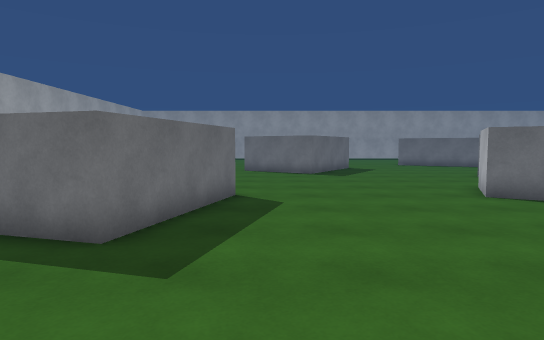
view 1 (above)

24 first-person views from a walk through a 3-D level made in the Unity game engine. The camera is 1.4 m above the floor, tilts 4° down and sees 75° across. The floor is counted in squares, 1 m on a side. Each view is taken from the middle of a square. On the plan, view 1 faces up. The plan holds only what a view shows up to about 15 squares ahead; the rest is blank. The place goes on beyond the plan. The player character is not drawn. Surface patterns are stand-ins for the level's own textures.

view 2
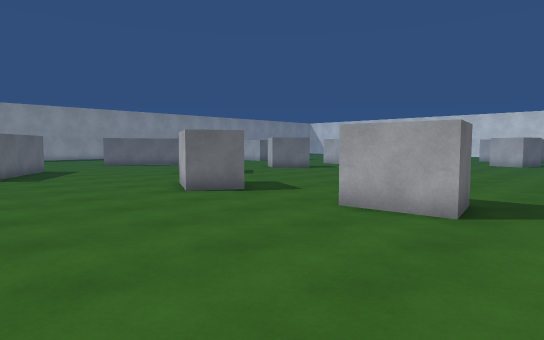

view 3
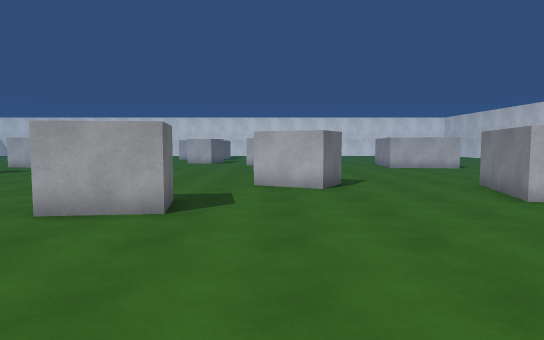

view 4
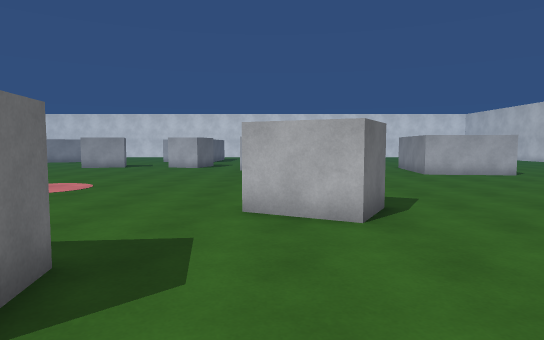

view 5
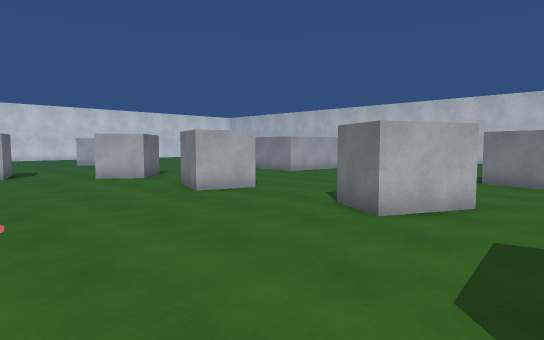

view 6
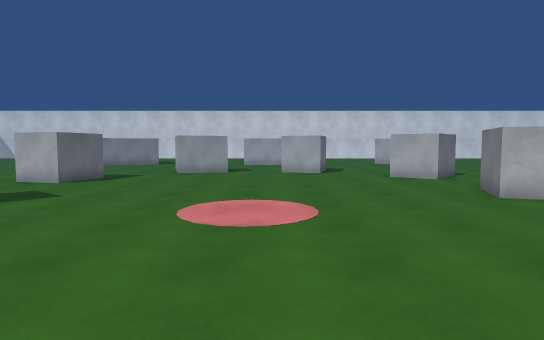

view 7
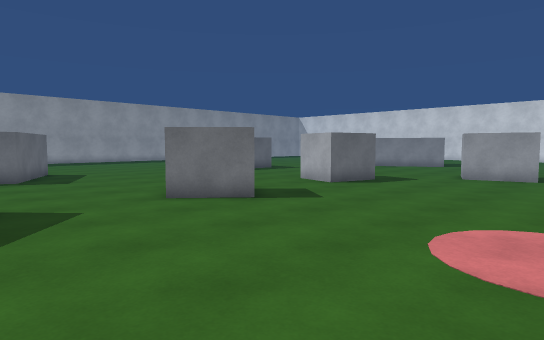

view 8
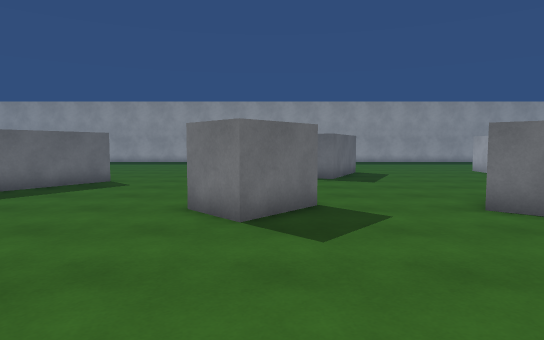

view 9
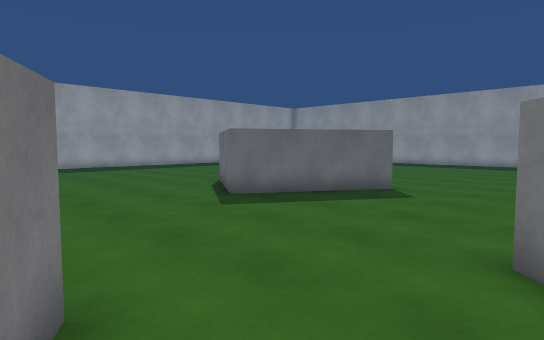

view 10
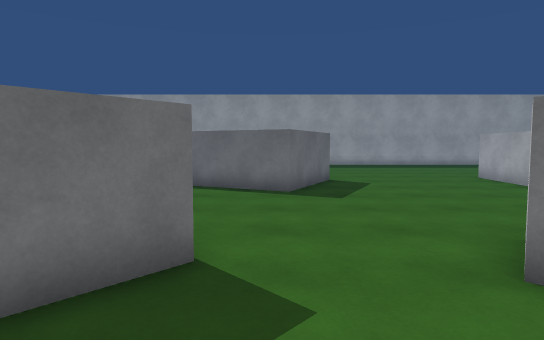

view 11
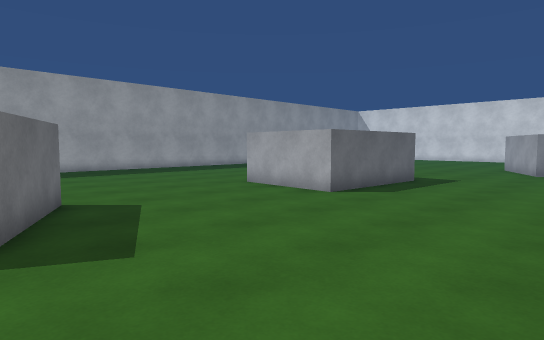

view 12
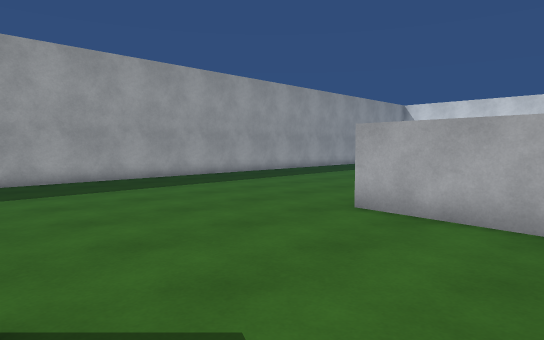

view 13
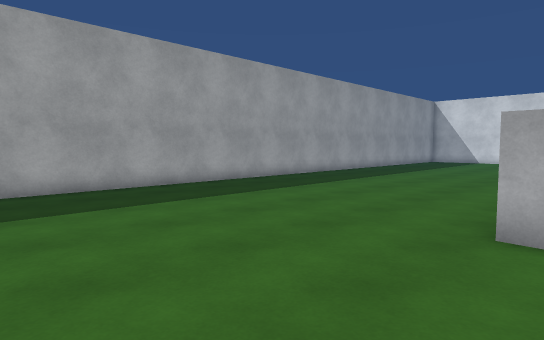

view 14
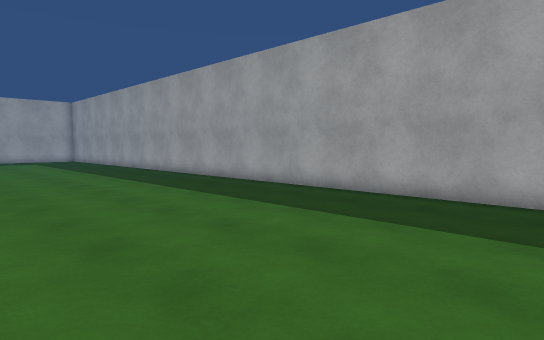

view 15
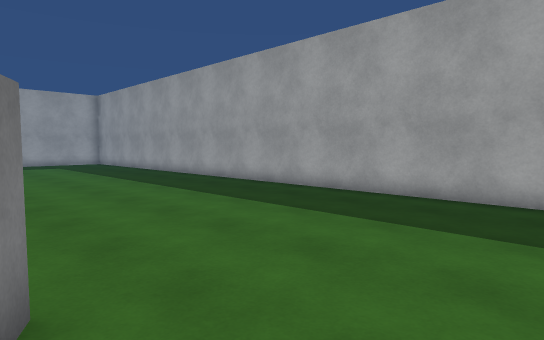

view 16
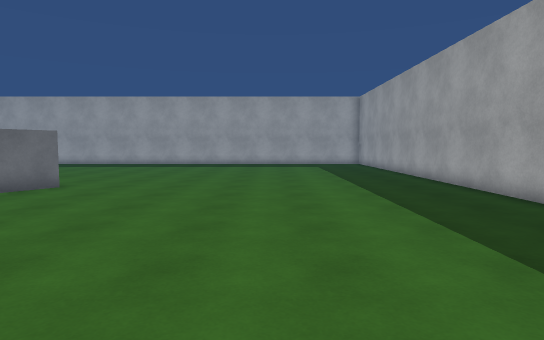

view 17
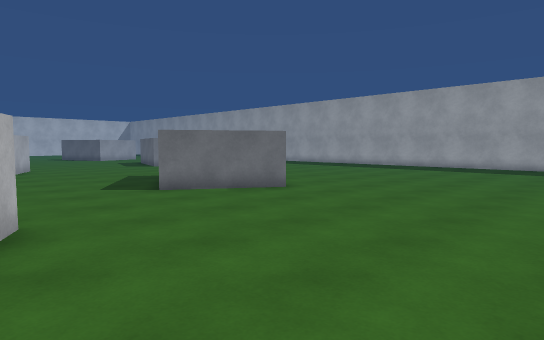

view 18
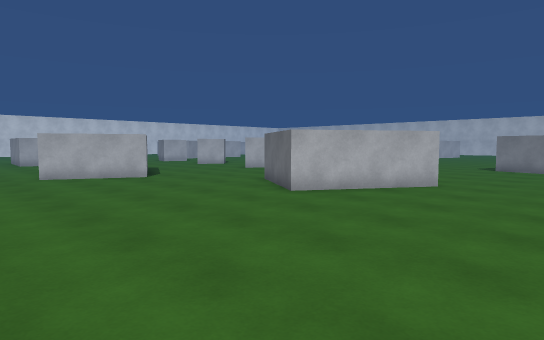

view 19
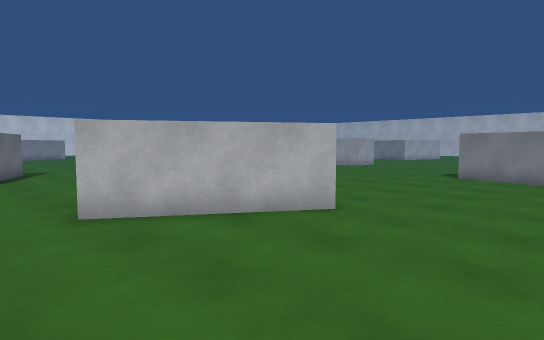

view 20
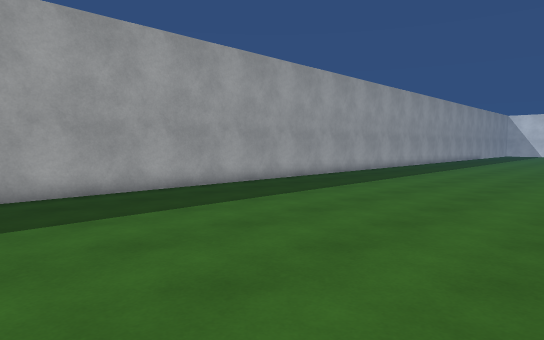

view 21
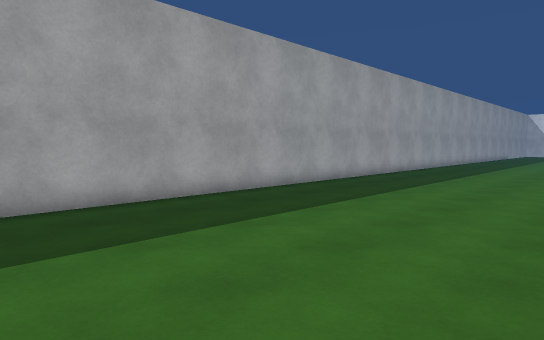

view 22
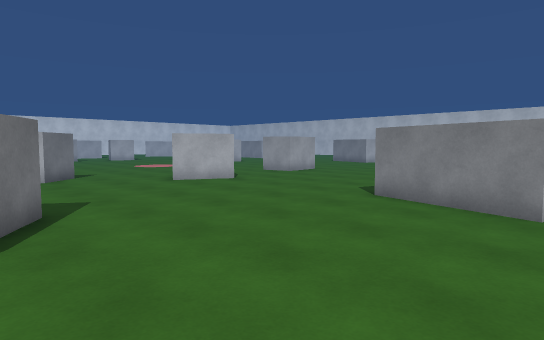

view 23
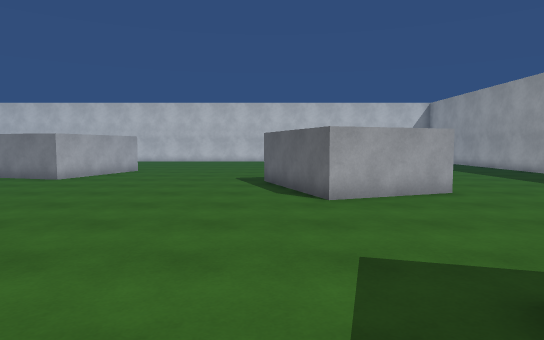

view 24
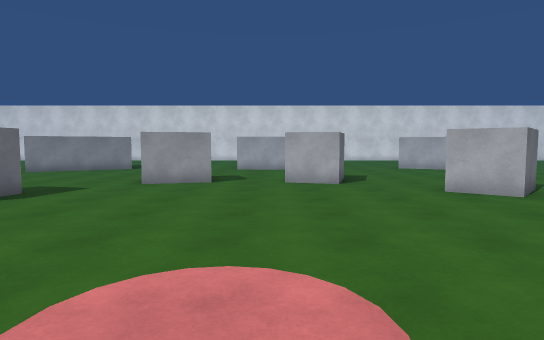

### Floor plan
Key: @ floor where view 1 was taken; # wall or solid block; . floor; ^ raised ledge; O other object.
Columns run from 6 left of view 1 to 30 right of it. Each row starts with its distance up from view 1.
 38   ###############################
 37   ...............................
 36   ................................
 35   .................................
 34   ..................................
 33  ....................................
 32 .....................................
 31  ....................................
 30 .....................................
 29 .....................................
 28 ................##  . ............
 27 ................^    .......^^
 26 ............... ^    #......^
 25  ..............#    ^#......^
 24  ...............^^^ ^.......^
 23 .......#^^........^##.......^^^^^^.
 22 ......^  ^#.........................
 21  ....#^   #....  ....................
 20  ....#   ^^....  ....................
 19 .....#^  ^...... ....................
 18  ......^#.......  .............
 17  ...............  .....O  ...O    ..
 16 ...............O OO...O  ...O    ...
 15 ................OO....OO ...OOO.....
 14  ......................O......O.....
 13  ...................................
 12  ............O...................O
 11  #^..........OO..................O
 10    ^^#......O  ..................O
  9      #......OO....................
  8     ^...............................
  7     ^...............................
  6   ^ ^............................O
  5   ##.........O  .................O
  4    ..........O  ..................OO
  3   ...........O O....................
  2  .............O................O....
  1 ........................OO....OO ...
  0 ......@...........OOO...O O...O   ..
 -1 ....#............OO  ...O   ...O
 -2 .#^^ ^............OO .....
 -3      ^....................
 -4      ^#...................
 -5       ^....................
 -6       #....................
 -7        ........^^^^........
 -8                   ^#.......

Where each view was taken, in squares from view 1:
view 1: 0 up, 0 right, facing up
view 2: 0 up, 0 right, facing up-right
view 3: 0 up, 0 right, facing right
view 4: 0 up, 5 right, facing right
view 5: 7 up, 9 right, facing down-right
view 6: 7 up, 9 right, facing right
view 7: 7 up, 11 right, facing up-right
view 8: 8 up, 11 right, facing up
view 9: 11 up, 10 right, facing up-left
view 10: 12 up, 13 right, facing up
view 11: 17 up, 13 right, facing up-right
view 12: 23 up, 15 right, facing up-right
view 13: 26 up, 16 right, facing up-right
view 14: 28 up, 20 right, facing up-left
view 15: 28 up, 14 right, facing up-left
view 16: 31 up, 13 right, facing left
view 17: 32 up, 10 right, facing down-left
view 18: 32 up, 6 left, facing down-right
view 19: 26 up, 6 left, facing down-right
view 20: 27 up, 5 left, facing up-right
view 21: 29 up, 5 left, facing up-right
view 22: 19 up, 6 left, facing down-right
view 23: 8 up, 0 right, facing down
view 24: 7 up, 14 right, facing right
